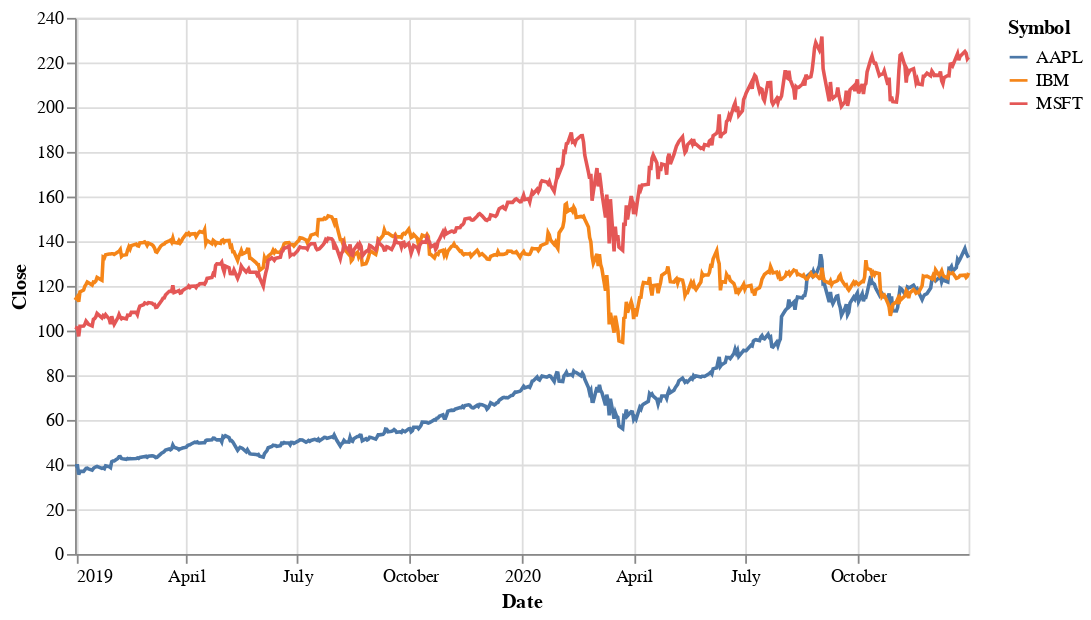

The notebook cell this image was saved under:
### Code cell
(alt.
  Chart(stocks).
  mark_line().
  encode(x='Date', y='Close', color='Symbol').
  properties(height=300, width=500))

### Figure 1 — Vega-Lite specification as saved in the notebook (floating-point values rounded to 4 significant figures; data arrays with more than 128 entries replaced by an {"elided": "..."} marker saying what was removed)
{"config": {"view": {"continuousWidth": 400, "continuousHeight": 300}}, "data": {"name": "data-f055362a3afab9a396437dfbc328ab7d"}, "mark": "line", "encoding": {"color": {"type": "nominal", "field": "Symbol"}, "x": {"type": "temporal", "field": "Date"}, "y": {"type": "quantitative", "field": "Close"}}, "height": 300, "width": 500, "$schema": "https://vega.github.io/schema/vega-lite/v4.8.1.json", "datasets": {"data-f055362a3afab9a396437dfbc328ab7d": {"elided": "1518 records"}}}
